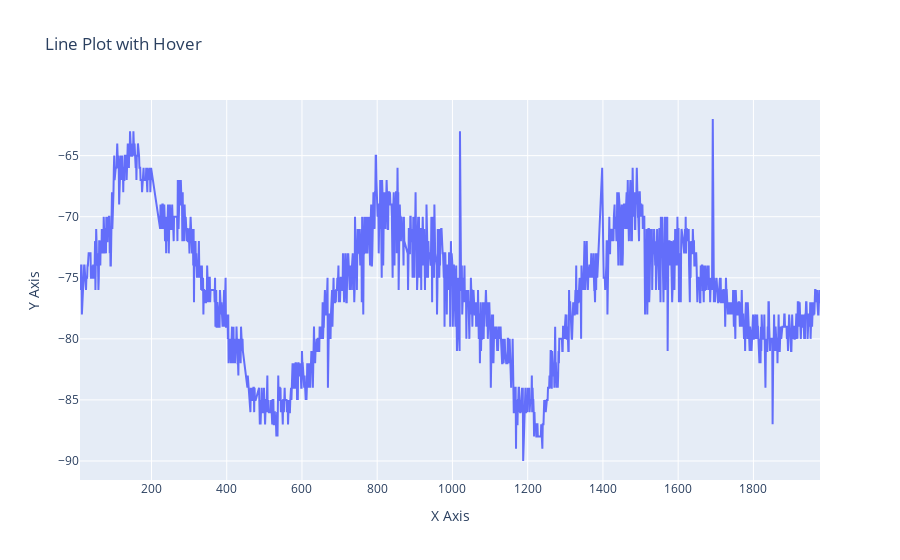

Notebook code for this chart:
### Code cell
# 5. How many terrestrial (earth) days are there in a Martian year?
plt.figure(figsize=(15, 5))
plt.plot(mars_df['sol'], mars_df['min_temp'])
plt.show()

# create a plotly figure object
fig = go.Figure()
# add a line trace to the plot
fig.add_trace(go.Scatter(x=mars_df['sol'], y=mars_df['min_temp'], mode='lines', hovertemplate='x: %{x}<br>y: %{y}'))
# add axis labels and title
fig.update_layout(xaxis_title='X Axis', yaxis_title='Y Axis', title='Line Plot with Hover')
# display the plot
fig.show()

### Figure 1 — Plotly figure (JSON) as saved in the notebook; plotly's stock layout.template omitted (floating-point values rounded to 4 significant figures; data arrays with more than 128 entries replaced by an {"elided": "..."} marker saying what was removed)
{"data": [{"hovertemplate": "x: %{x}<br>y: %{y}", "mode": "lines", "type": "scatter", "x": {"elided": "1867 int values"}, "y": {"elided": "1867 int values"}}], "layout": {"title": {"text": "Line Plot with Hover"}, "xaxis": {"title": {"text": "X Axis"}}, "yaxis": {"title": {"text": "Y Axis"}}}}
